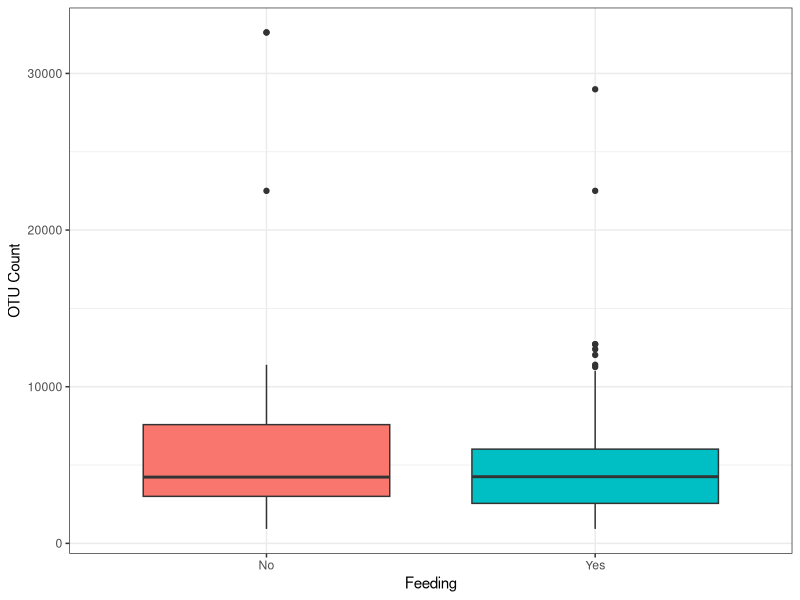
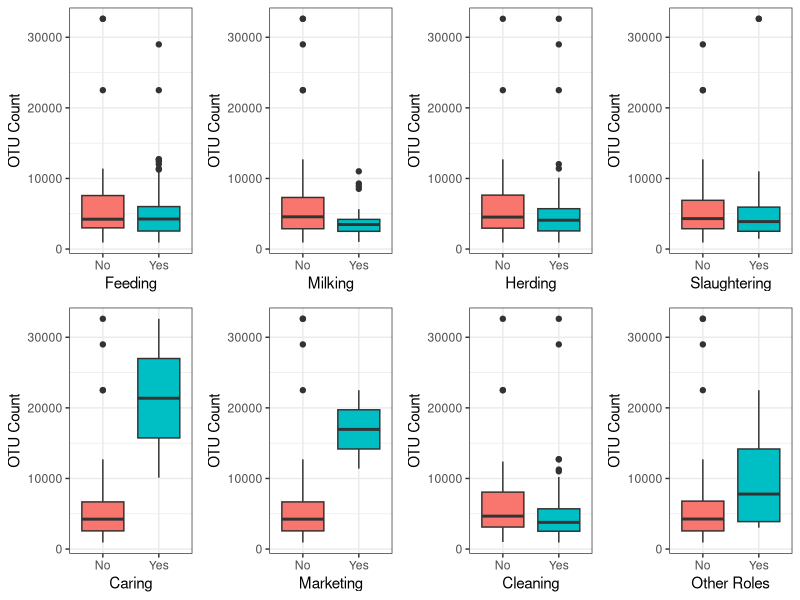
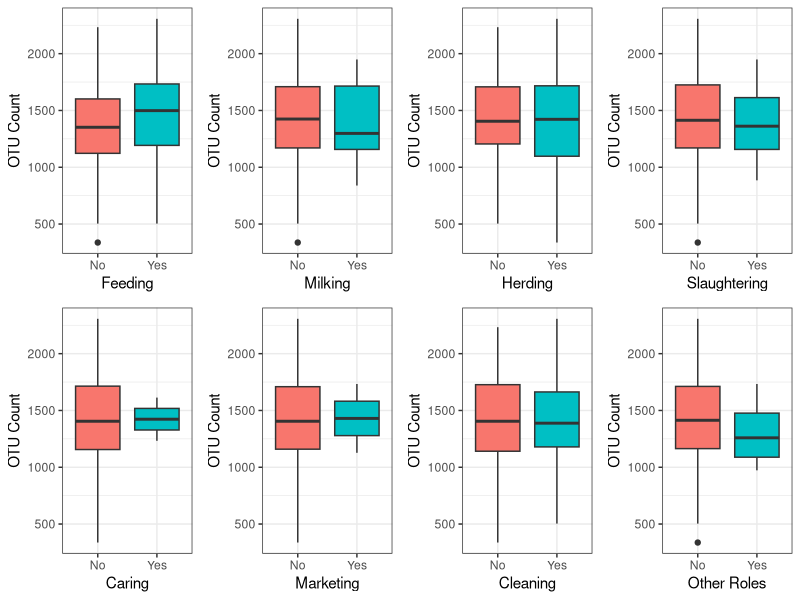

Write R code to recreate these figures, in order.
# Maizy Brasher
# EBIO 4420
# Independent Project

# Set working directory

setwd("C:/Users/maizy/CompBio/CompBioLabsHw/FinalProject")



### Initial data import and investigation ###


# Microbiome Data
biomeData <- read.csv("cleanedBiomes.csv", stringsAsFactors = F)
str(biomeData)  # All OTU columns are integers, which is good!

# Interview Data
intData <- read.csv("Mosites_Microbiome_Sharing_Interviews.csv", stringsAsFactors = F)
str(intData)    # All interactions columns are also integers, which is good!



### Subset Relevant Data ###

require("dplyr")

# Pull out necessary columns

biomeColumns <- select(biomeData, c("hhidde", "Sample_Type", "unfiltered_de_novo_otu_count", "filtered_de_novo_otu_count"))

intColumns <- select(intData, c("hhidde", "feeding1":"otherrole1"))   ## The select() function makes this so easy, I love it!

# Remove non-human biome data

humanBiomes <- filter(biomeColumns, Sample_Type == "Human")



### Combine all Columns into 1 data frame ###

# Sorted by ID number for visual comparison purposes

sortedhumanBiomes <- arrange(humanBiomes, hhidde)
sortedint <- arrange(intColumns, hhidde)

# Join two data frames

combinedData <- full_join( x = sortedint, y = sortedhumanBiomes, by = "hhidde")

# Remove rows with all missing biome data or all missing interview data

require(tidyr)

# I am pretty sure that if the unfiltered OTU count column is Na, then the filtered one is too. To check that:

which(is.na(combinedData$unfiltered_de_novo_otu_count)) == which(is.na(combinedData$filtered_de_novo_otu_count))
# These match, so I only need to specify dropping rows that are missing unfiltered OTU counts

# some rows have NA for all interview questions, but there are no stand-alone Nas. If one column is missing, they are all missing

finalData <- drop_na(combinedData, unfiltered_de_novo_otu_count, feeding1)       



### Visualize Data ###

require(ggplot2)

# Create box plot for 1 of the variables to test
# I am not sure why, but the x data has to be a factor in order for the discrete axis and labels to work 

feedingplot <- ggplot(finalData, aes( x = as.factor(feeding1), y = unfiltered_de_novo_otu_count, fill = as.factor(feeding1))) + 
  geom_boxplot() + 
  scale_x_discrete(name = "Feeding", labels = c("No", "Yes")) +
  ylab( "OTU Count") +
  theme_bw() +
  theme(legend.position = "none")

feedingplot   # this is what I want the plot for each variable to look like

# Change all interaction columns to factors

colNums <- c(2:9)  # interaction columns are #2 - #9

for (i in colNums) {
  
  finalData[,i] <- as.factor(finalData[,i])
  
}


str(finalData)  # check to make sure it worked, it did!

# Create a loop to create box plots for all variables

interactionNames <- colnames(finalData[2:9])
xlabs <- c("Feeding", "Milking", "Herding", "Slaughtering", "Caring", "Marketing", "Cleaning", "Other Roles")

for (i in 1:length(interactionNames)) {
 
   temp_plot <- ggplot(finalData, aes_string( x = interactionNames[i], y = finalData$unfiltered_de_novo_otu_count, group = interactionNames[i], 1, fill = interactionNames[i])) + 
    geom_boxplot() +
    scale_x_discrete(name = xlabs[i], breaks = c(0, 1), labels = c("No", "Yes")) +
    ylab( "OTU Count") +
    theme_bw() +
    theme(legend.position = "none")
   
  # print(temp_plot)  # prints out as a plot in the console 
  # ggsave(temp_plot, file=paste(xlabs[i], "plot.png", sep = ""))  # saves plot as a file in working directory
   
  assign(paste(interactionNames[i],"plot", sep = ""), temp_plot)  # assigns each plot a unique variable
  
}



# This could also be done with a function that could called for each column or put into a loop

# OTUplot <- function( df, column, xlabel) {
# 
#   ggplot(df, aes_string( x = column, y = df$unfiltered_de_novo_otu_count, group = column, 1, fill = column)) + 
#    geom_boxplot() +
#    scale_x_discrete(name = xlabel, breaks = c(0, 1), labels = c("No", "Yes")) +
#    ylab( "OTU Count") +
#    theme_bw() +
#    theme(legend.position = "none")
# }

# Call the function:

# OTUplot( finalData, "feeding1", "Feeding")



## Visualize all boxplots on one page ##

# install.packages("gridExtra")  # run this line if gridExtra is not already installed

require(gridExtra)

grid.arrange(feeding1plot, milking1plot, herding1plot, slaughtering1plot, caring1plot, marketing1plot, cleaning1plot, otherrole1plot, nrow = 2, ncol = 4)
# final product visualization yay!


### Statistical Analysis ###

colNums <- c(2:9)  # interaction columns are #2 - #9
interactionNames <- colnames(finalData[2:9])

for (i in colNums) {
  
  t <- t.test(finalData$unfiltered_de_novo_otu_count~finalData[,i])
  assign(paste(interactionNames[i - 1], "t_test", sep = ""), t[3] )   # This is so specific values can be accessed
                                                                      # individually later on 
  if(t[3] < .05) {
    print(paste("Difference is significant for", interactionNames[i - 1]))
    
  }
}






### Compare with filtered OTU counts###

# create plots

interactionNames <- colnames(finalData[2:9])
xlabs <- c("Feeding", "Milking", "Herding", "Slaughtering", "Caring", "Marketing", "Cleaning", "Other Roles")

for (i in 1:length(interactionNames)) {
  
  temp_plot <- ggplot(finalData, aes_string( x = interactionNames[i], y = finalData$filtered_de_novo_otu_count, group = interactionNames[i], 1, fill = interactionNames[i])) + 
    geom_boxplot() +
    scale_x_discrete(name = xlabs[i], breaks = c(0, 1), labels = c("No", "Yes")) +
    ylab( "OTU Count") +
    theme_bw() +
    theme(legend.position = "none")
  
  # print(temp_plot)  # prints out as a plot in the console 
  # ggsave(temp_plot, file=paste(xlabs[i], "plot.png", sep = ""))  # saves plot as a file in working directory
  
  assign(paste(interactionNames[i],"filteredplot", sep = ""), temp_plot)  # assigns each plot a unique variable
  
}

# Put all plots together

grid.arrange(feeding1filteredplot, milking1filteredplot, herding1filteredplot, slaughtering1filteredplot, caring1filteredplot, marketing1filteredplot, cleaning1filteredplot, otherrole1filteredplot, nrow = 2, ncol = 4)

# T-test 

for (i in colNums) {
  
  t <- t.test(finalData$unfiltered_de_novo_otu_count~finalData[,i])
  assign(paste(interactionNames[i - 1], "t_test", sep = ""), t[3] )   # This is so specific values can be accessed
  # individually later on 
  if(t[3] < .05) {
    print(paste("Difference is significant for", interactionNames[i - 1]))
    
  }
}


